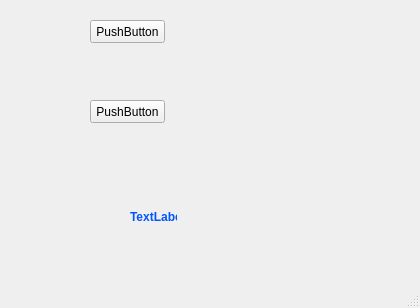
<?xml version="1.0" encoding="UTF-8"?>
<ui version="4.0">
 <class>MainWindow</class>
 <widget class="QMainWindow" name="MainWindow">
  <property name="geometry">
   <rect>
    <x>0</x>
    <y>0</y>
    <width>420</width>
    <height>308</height>
   </rect>
  </property>
  <property name="contextMenuPolicy">
   <enum>Qt::ActionsContextMenu</enum>
  </property>
  <property name="windowTitle">
   <string>MainWindow</string>
  </property>
  <property name="windowOpacity">
   <double>-4.000000000000000</double>
  </property>
  <widget class="QWidget" name="centralwidget">
   <widget class="QLabel" name="label">
    <property name="geometry">
     <rect>
      <x>130</x>
      <y>210</y>
      <width>47</width>
      <height>13</height>
     </rect>
    </property>
    <property name="contextMenuPolicy">
     <enum>Qt::CustomContextMenu</enum>
    </property>
    <property name="toolTipDuration">
     <number>-5</number>
    </property>
    <property name="text">
     <string>&lt;html&gt;&lt;head/&gt;&lt;body&gt;&lt;p&gt;&lt;span style=&quot; font-weight:600; color:#0055ff;&quot;&gt;TextLabel&lt;/span&gt;&lt;/p&gt;&lt;/body&gt;&lt;/html&gt;</string>
    </property>
   </widget>
   <widget class="QPushButton" name="pushButton">
    <property name="geometry">
     <rect>
      <x>90</x>
      <y>20</y>
      <width>75</width>
      <height>23</height>
     </rect>
    </property>
    <property name="text">
     <string>PushButton</string>
    </property>
   </widget>
   <widget class="QPushButton" name="pushButton_2">
    <property name="geometry">
     <rect>
      <x>90</x>
      <y>100</y>
      <width>75</width>
      <height>23</height>
     </rect>
    </property>
    <property name="text">
     <string>PushButton</string>
    </property>
   </widget>
  </widget>
  <widget class="QMenuBar" name="menubar">
   <property name="geometry">
    <rect>
     <x>0</x>
     <y>0</y>
     <width>420</width>
     <height>21</height>
    </rect>
   </property>
  </widget>
  <widget class="QStatusBar" name="statusbar"/>
 </widget>
 <resources/>
 <connections/>
</ui>
